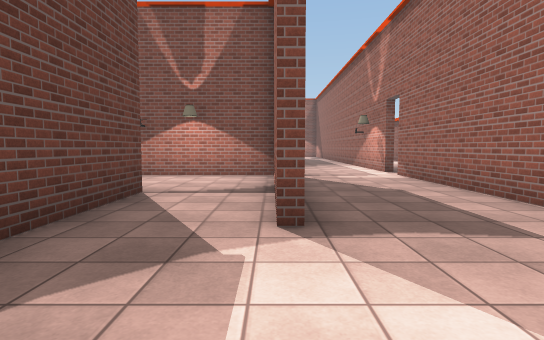
view 1 (above)

20 first-person views from a walk through a Unity game level. The camera is 1.3 m above the floor, tilts 4° down and sees 80° across. The floor is counted in squares, 1.8 m on a side. Each view is taken from the middle of a square. On the plan, view 1 faces up. The plan holds only what a view shows up to about 10 squares ahead; the rest is blank. The place goes on beyond the plan. The player is left out. Some surface patterns are stand-ins.

view 2
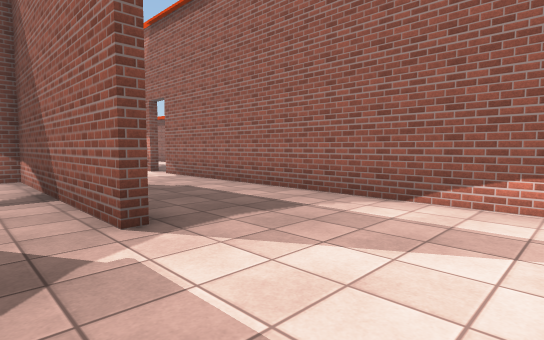

view 3
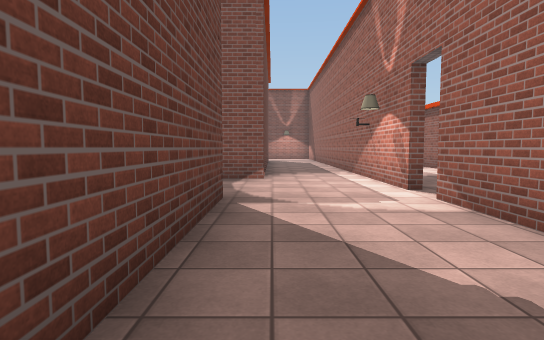

view 4
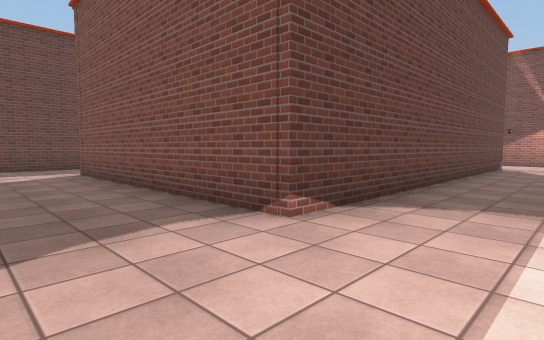

view 5
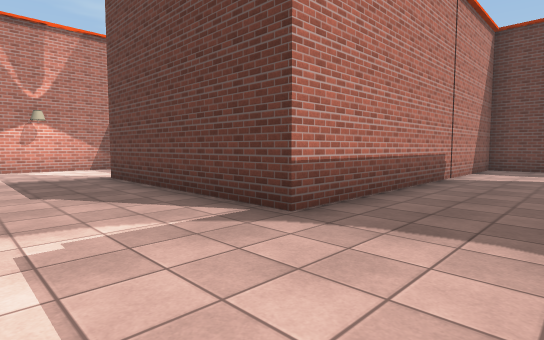

view 6
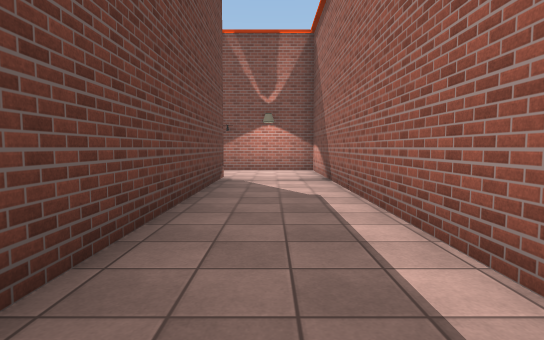

view 7
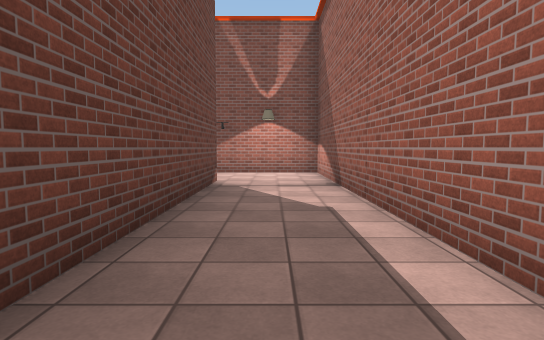

view 8
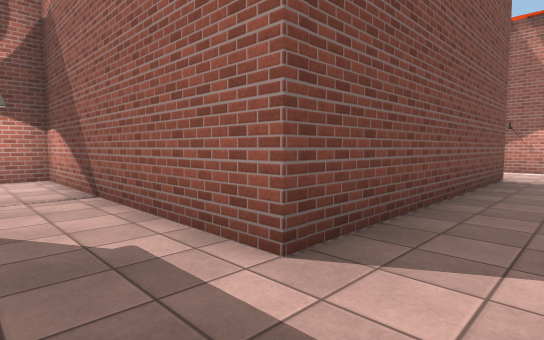

view 9
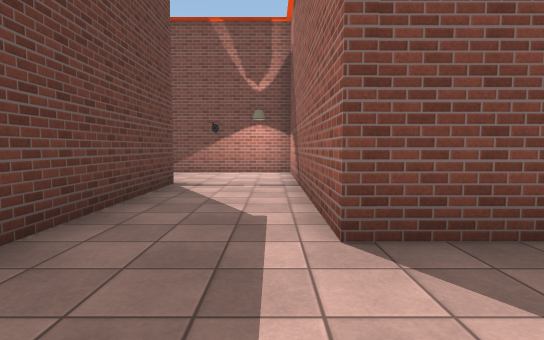

view 10
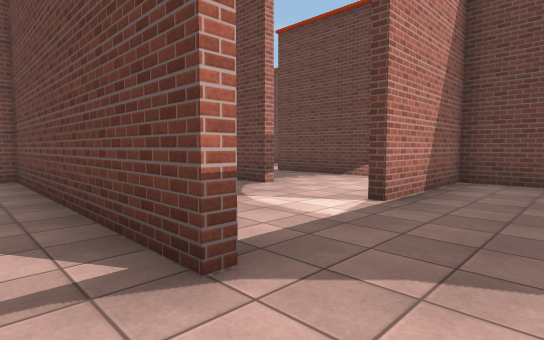

view 11
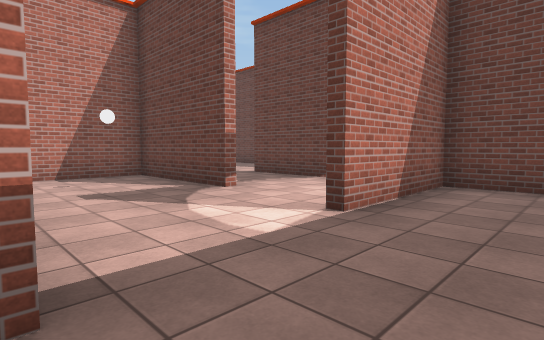

view 12
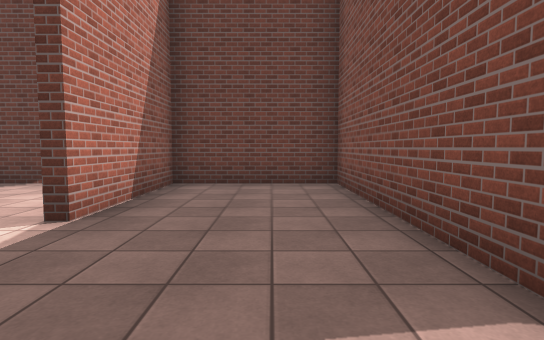

view 13
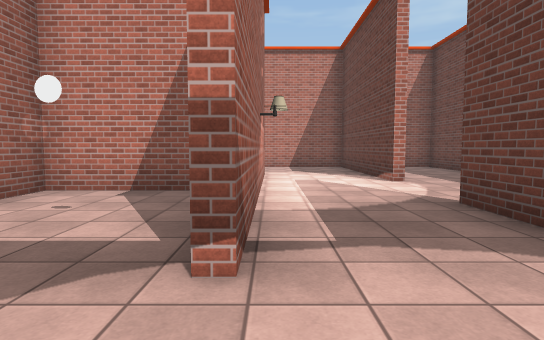

view 14
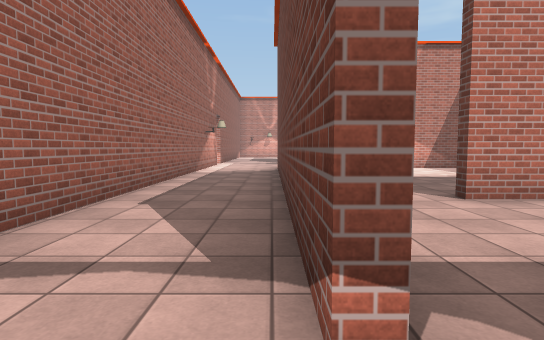

view 15
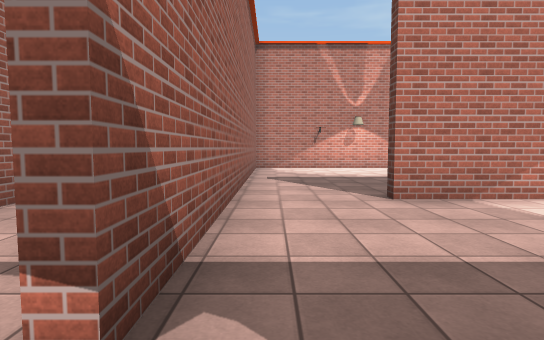

view 16
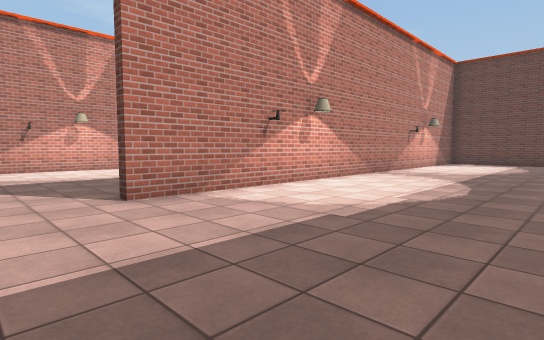

view 17
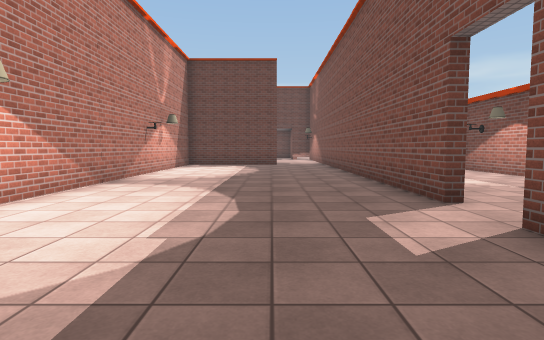

view 18
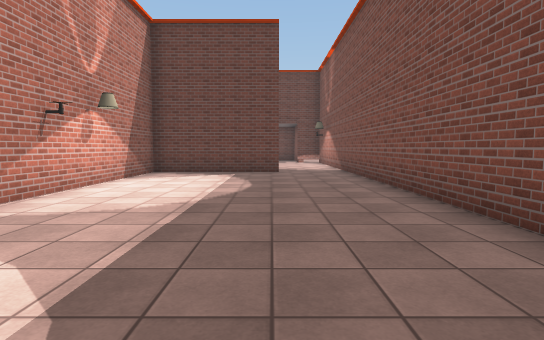

view 19
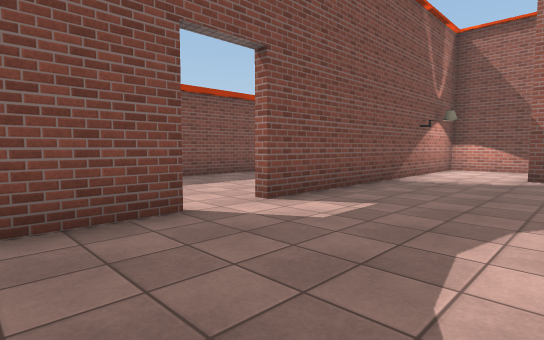

view 20
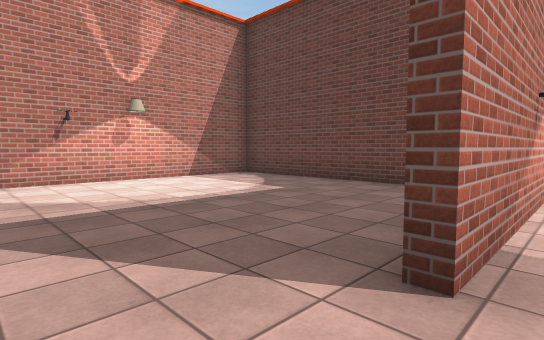

### Floor plan
Points are (right, up) in squares from view 1. A wall is a line through its corners. A room is listed if a view was taken in it or the views show most of it. See-through windows are left out.
Room 1 (views 1, 2, 3, 4, 5, 6, 7, 8, 9, 10, 11, 12, 14)
walls: (3.3, 9.4) (3.3, 24.2) (0.6, 24.2); (-2.1, 5.3) (-2.1, 2.4); (0, 2.9) (0, 8.4) (-1.5, 8.4); (-9, 15.5) (-9, 8.6) (0.3, 8.6) (0.3, 2.9); (0.1, -0.4) (2, -0.4); (3.3, 0.2) (3.3, 8.5); (0.8, 22) (0.8, 11.4) (-6.5, 11.4) (-6.5, 18.3) (-9.5, 18.3)
ways out: opening at (-9, 16.5) to room 2; opening at (1, 22.5) to room 3; opening at (-2, 6.5); opening at (4, 9)
Room 2 (view 13)
walls: (-12.6, 12.4) (-12.6, 8.6) (-9.2, 8.6) (-9.2, 9.6); (-9.5, 18.3) (-15.4, 18.3) (-15.4, 15) (-12, 15)
ways out: opening at (-9, 16.5) to room 1; opening at (-13, 13.5)
Room 3 (views 15, 16, 17, 18, 19, 20)
walls: (-6.1, 24.2) (-16.1, 24.2); (0.6, 18.6) (0.6, 22); (0.6, 24.2) (-4.9, 24.2); (-15.4, 22.2) (-15.4, 18.6) (-1.6, 18.6)
ways out: opening at (1, 22.5) to room 1; opening at (-0.5, 18) to room 4; opening at (-15, 23)
Room 4 (no view inside)
walls: (0.6, 13.2) (0.6, 18.6); (-6.2, 16.5) (-6.2, 11.7) (-0.6, 11.7)
ways out: opening at (-0.5, 18) to room 3

Where each view was taken, in squares from view 1:
view 1: 0 up, 0 right, facing up
view 2: 0 up, 1 left, facing up-right
view 3: 4 up, 1 right, facing up
view 4: 9 up, 3 right, facing up-left
view 5: 11 up, 3 right, facing down-left
view 6: 14 up, 2 right, facing up
view 7: 15 up, 2 right, facing up
view 8: 10 up, 8 left, facing up-right
view 9: 9 up, 7 left, facing up
view 10: 17 up, 8 left, facing down-left
view 11: 17 up, 9 left, facing down-left
view 12: 17 up, 9 left, facing left
view 13: 14 up, 13 left, facing down
view 14: 23 up, 1 right, facing down
view 15: 23 up, 0 right, facing down
view 16: 23 up, 0 right, facing down-left
view 17: 22 up, 2 left, facing left
view 18: 22 up, 6 left, facing left
view 19: 21 up, 8 left, facing up-right
view 20: 19 up, 0 right, facing down-left
